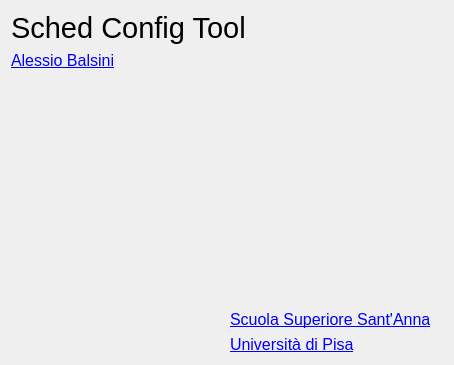
<?xml version="1.0" encoding="UTF-8"?>
<ui version="4.0">
 <class>AboutWindow</class>
 <widget class="QWidget" name="AboutWindow">
  <property name="geometry">
   <rect>
    <x>0</x>
    <y>0</y>
    <width>454</width>
    <height>365</height>
   </rect>
  </property>
  <property name="windowTitle">
   <string>About</string>
  </property>
  <layout class="QGridLayout" name="gridLayout_2">
   <item row="0" column="0">
    <layout class="QGridLayout" name="gridLayout">
     <item row="2" column="0">
      <widget class="QLabel" name="label_3">
       <property name="text">
        <string>&lt;html&gt;&lt;head/&gt;&lt;body&gt;&lt;p&gt;&lt;span style=&quot; font-size:22pt;&quot;&gt;Sched Config Tool&lt;/span&gt;&lt;/p&gt;&lt;/body&gt;&lt;/html&gt;</string>
       </property>
       <property name="textFormat">
        <enum>Qt::AutoText</enum>
       </property>
      </widget>
     </item>
     <item row="3" column="0">
      <widget class="QLabel" name="label">
       <property name="text">
        <string>&lt;html&gt;&lt;head/&gt;&lt;body&gt;&lt;p&gt;&lt;a href=&quot;mailto:a.balsini@sssup.it&quot;&gt;&lt;span style=&quot; font-size:12pt; text-decoration: underline; color:#0000ff;&quot;&gt;Alessio Balsini&lt;/span&gt;&lt;/a&gt;&lt;/p&gt;&lt;/body&gt;&lt;/html&gt;</string>
       </property>
      </widget>
     </item>
     <item row="6" column="0">
      <layout class="QGridLayout" name="gridLayout_3">
       <item row="2" column="0">
        <layout class="QHBoxLayout" name="horizontalLayout">
         <item>
          <widget class="QLabel" name="label_5">
           <property name="text">
            <string>&lt;html&gt;&lt;head/&gt;&lt;body&gt;&lt;img src=&quot;:/img/logo_unipi.png&quot; width=&quot;120&quot;/&gt;&lt;/body&gt;&lt;/html&gt;</string>
           </property>
          </widget>
         </item>
         <item>
          <widget class="QLabel" name="label_4">
           <property name="text">
            <string>&lt;html&gt;&lt;head/&gt;&lt;body&gt;&lt;p&gt;&lt;a href=&quot;http://www.unipi.it&quot;&gt;&lt;span style=&quot; font-size:12pt; text-decoration: underline; color:#0000ff;&quot;&gt;Università di Pisa&lt;/span&gt;&lt;/a&gt;&lt;/p&gt;&lt;/body&gt;&lt;/html&gt;</string>
           </property>
          </widget>
         </item>
        </layout>
       </item>
       <item row="1" column="0">
        <layout class="QHBoxLayout" name="horizontalLayout_2">
         <item>
          <widget class="QLabel" name="label_6">
           <property name="text">
            <string>&lt;html&gt;&lt;head/&gt;&lt;body&gt;&lt;img src=&quot;:/img/logo_sssup.png&quot; width=&quot;120&quot;/&gt;&lt;/body&gt;&lt;/html&gt;</string>
           </property>
          </widget>
         </item>
         <item>
          <widget class="QLabel" name="label_2">
           <property name="text">
            <string>&lt;html&gt;&lt;head/&gt;&lt;body&gt;&lt;p&gt;&lt;a href=&quot;http://www.sssup.it&quot;&gt;&lt;span style=&quot; font-size:12pt; text-decoration: underline; color:#0000ff;&quot;&gt;Scuola Superiore Sant'Anna&lt;/span&gt;&lt;/a&gt;&lt;/p&gt;&lt;/body&gt;&lt;/html&gt;</string>
           </property>
          </widget>
         </item>
        </layout>
       </item>
      </layout>
     </item>
     <item row="4" column="0">
      <spacer name="verticalSpacer">
       <property name="orientation">
        <enum>Qt::Vertical</enum>
       </property>
       <property name="sizeHint" stdset="0">
        <size>
         <width>20</width>
         <height>40</height>
        </size>
       </property>
      </spacer>
     </item>
    </layout>
   </item>
  </layout>
 </widget>
 <resources/>
 <connections/>
</ui>
